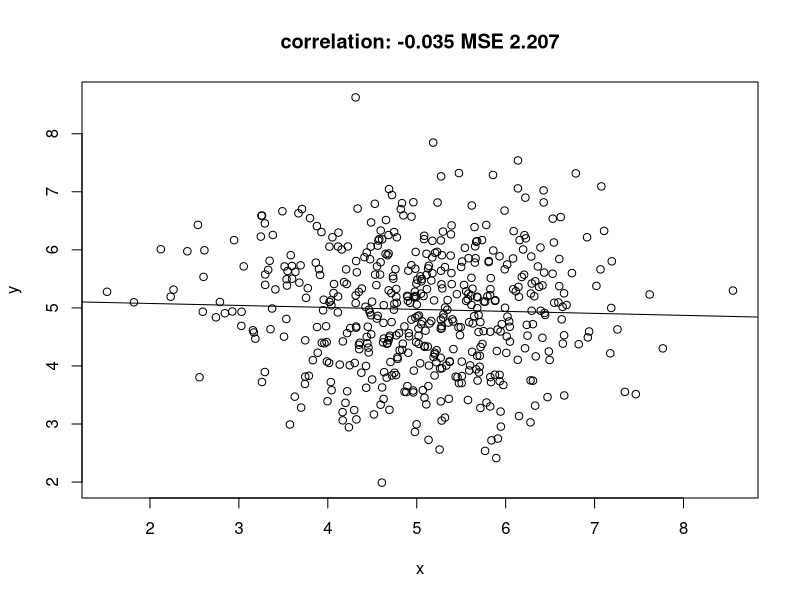
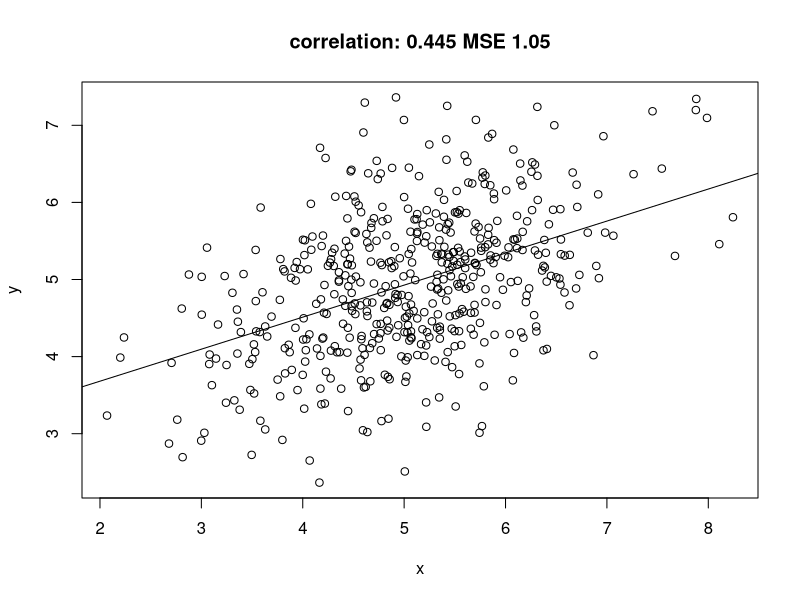
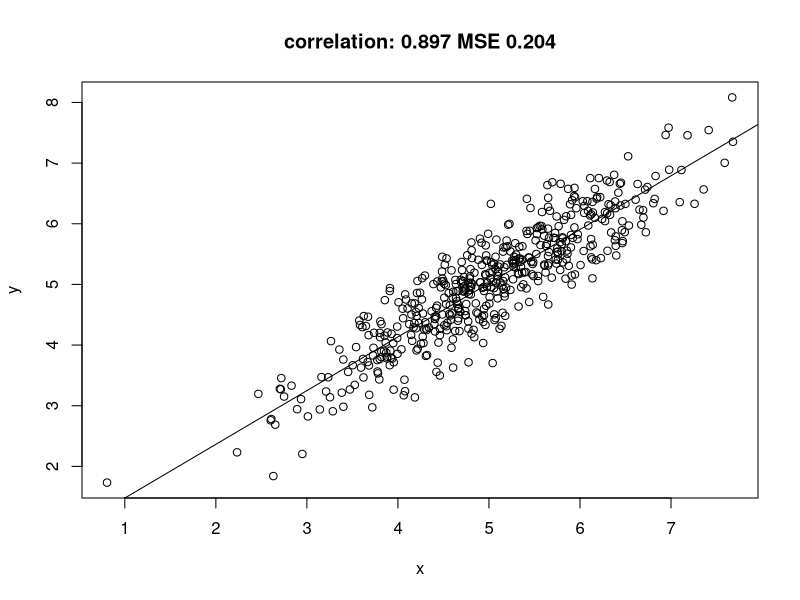
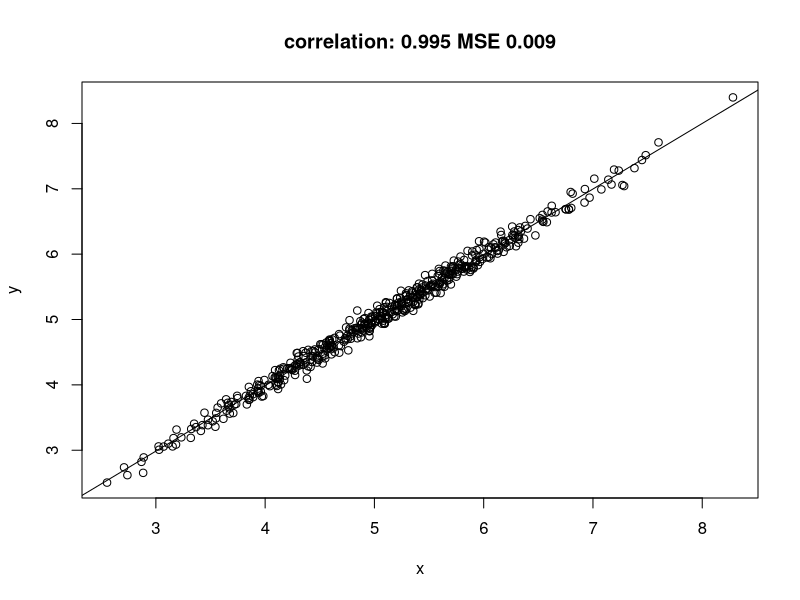
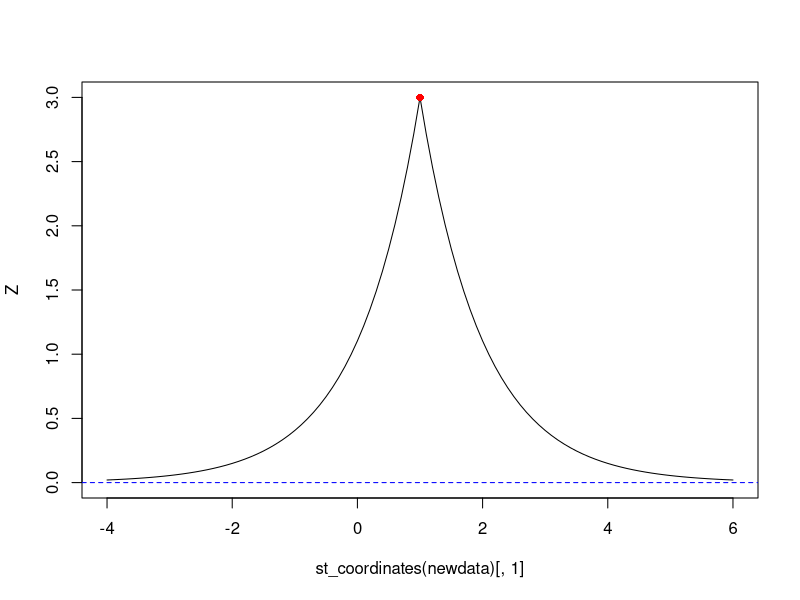
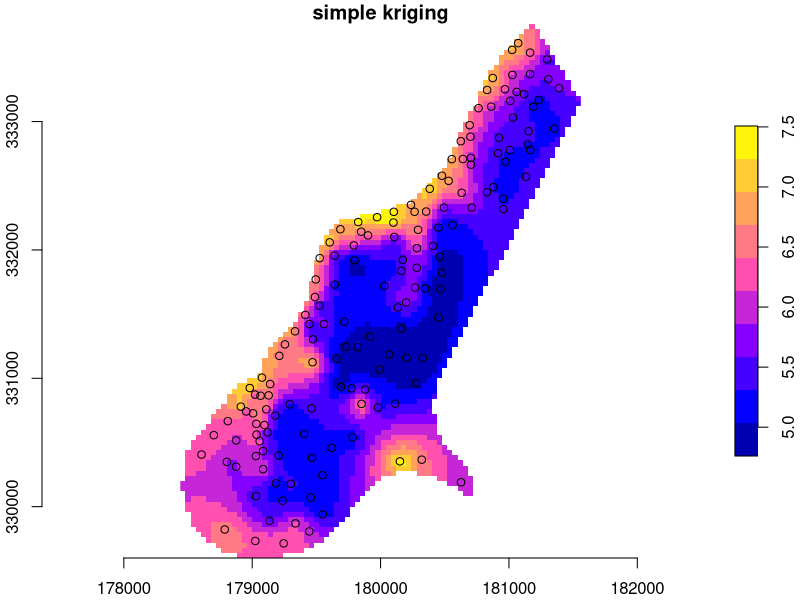

Generate these figures, in order, with R:
## ---- chunk 1
library(mvtnorm)
r = 0.0
Sigma = cbind(c(1, r), c(r, 1))
out = rmvnorm(500, c(5,5), Sigma)
x = out[,1]
y = out[,2]
plot(x, y)
model = lm(y~x)
summary(model)
lines(abline(model))
mse = round(mean((x-y)^2), digits=3)
title(paste("correlation:", round(cor(x,y),digits=3), "MSE", mse))

r = .5
Sigma = cbind(c(1, r), c(r, 1))
out = rmvnorm(500, c(5,5), Sigma)
x = out[,1]
y = out[,2]
plot(x, y)
model = lm(y~x)
summary(model)
lines(abline(model))
mse = round(mean((x-y)^2), digits=3)
title(paste("correlation:", round(cor(x,y),digits=3), "MSE", mse))

r = .9
Sigma = cbind(c(1, r), c(r, 1))
out = rmvnorm(500, c(5,5), Sigma)
x = out[,1]
y = out[,2]
plot(x, y)
model = lm(y~x)
summary(model)
lines(abline(model))
mse = round(mean((x-y)^2), digits=3)
title(paste("correlation:", round(cor(x,y),digits=3), "MSE", mse))

r = .95
Sigma = cbind(c(1, r), c(r, 1))
out = rmvnorm(500, c(5,5), Sigma)
x = out[,1]
y = out[,2]
y = x + 0.1 * rnorm(500)
plot(x, y)
model = lm(y~x)
summary(model)
lines(abline(model))
mse = round(mean((x-y)^2), digits=3)
title(paste("correlation:", round(cor(x,y),digits=3), "MSE", mse))
## ---- chunk 2
library(sf) # st_distance()
cov = function(h) exp(-h)

sk = function(data, newdata, mu, cov) {
	V = cov(st_distance(data))
	v = cov(st_distance(data, newdata))
	mu + t(v) %*% solve(V, data[[1]] - mu)
}

# prediction location at (0,1):
newdata = st_as_sf(data.frame(x = 0, y = 1), coords = c("x", "y"))

# observation location at (1,1), with attribute value (y) 3:
data = st_as_sf(data.frame(x = 1, y = 1, z = 3), coords = c("x", "y"))

sk(data, newdata, 0, cov) # mu = 0
newdata = st_as_sf(data.frame(x = .1 * 0:20, y = 1), coords = c("x", "y"))
sk(data, newdata, 0, cov) # mu = 0
## ---- chunk 3
newdata = st_as_sf(data.frame(x = seq(-4, 6, by = .1), y = 1), coords = c("x", "y"))
Z = sk(data, newdata, 0, cov) # mu = 0
plot(st_coordinates(newdata)[,1], Z, type = 'l', ylim = c(0, 3))
points(1, 3, col = 'red', pch = 16)
abline(0, 0, col = 'blue', lty = 2)
## ---- chunk 4
data(meuse, package = "sp")
meuse = st_as_sf(meuse, coords = c("x", "y"))
data(meuse.grid, package = "sp")
meuse[[1]] = log(meuse$zinc)
library(stars)
meuse.grid = st_as_stars(meuse.grid)
meuse.grid$sk = sk(meuse, 
				   st_as_sf(meuse.grid, as_points = TRUE, na.rm = FALSE), 
				   mu = mean(log(meuse$zinc)), 
				   cov = function(h) exp(-h/300))
# mask:
meuse.grid$sk[ is.na(meuse.grid$dist) ] = NA
plot(meuse.grid["sk"], main = "simple kriging", axes = TRUE,
	col = sf.colors(), breaks = "equal", reset = FALSE)
plot(st_geometry(meuse), add = TRUE)
